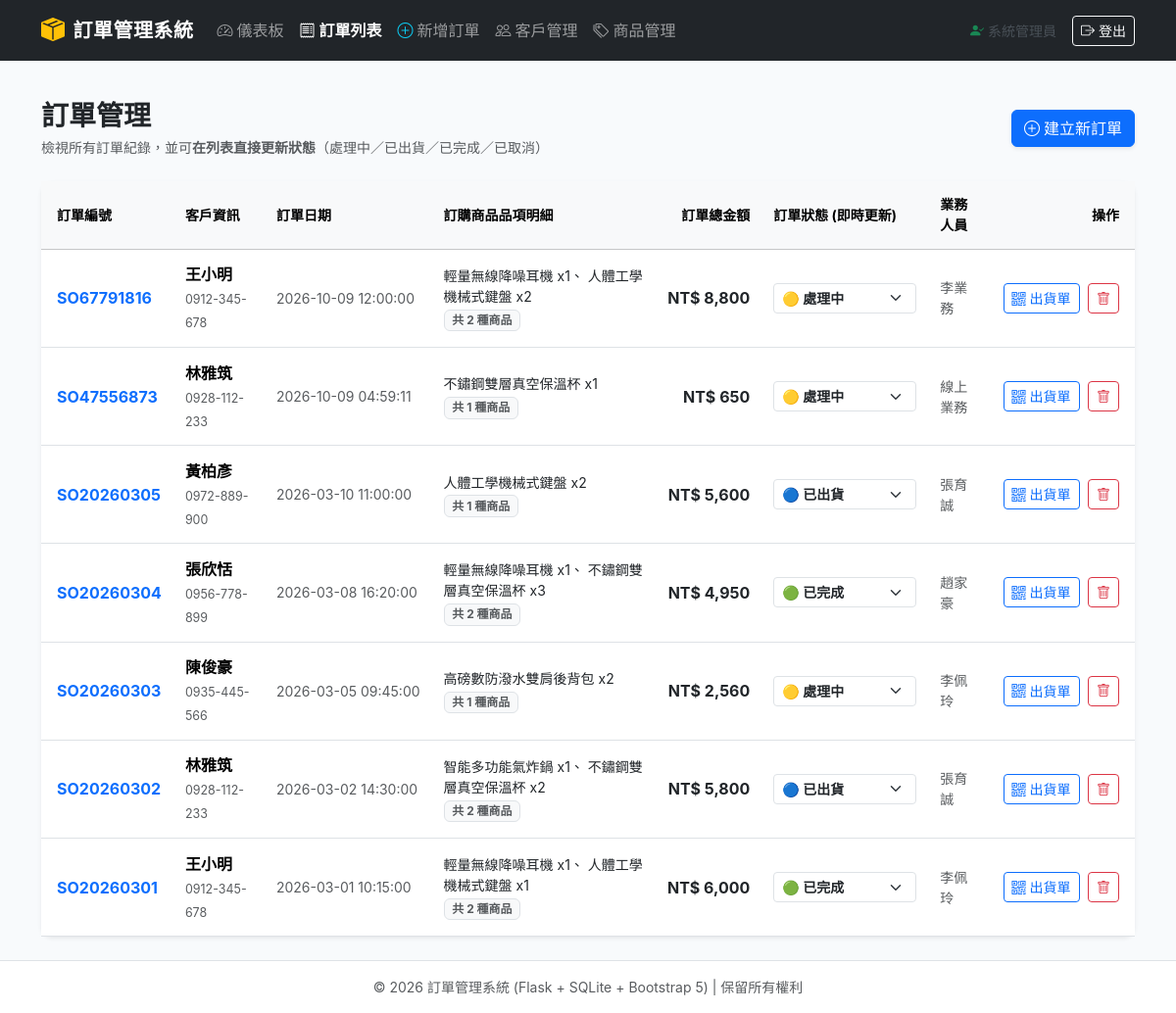
Screenshot of /orders (signed in) with the database file from the repository.
### tables this page shows
CREATE TABLE orders (
        order_id     TEXT PRIMARY KEY CHECK (order_id GLOB 'SO[0-9]*' AND length(order_id) >= 3),
        customer_id  TEXT NOT NULL,
        order_date   TEXT NOT NULL,
        status       TEXT NOT NULL CHECK (status IN ('處理中', '已出貨', '已完成', '已取消')),
        sales_rep    TEXT,
        FOREIGN KEY (customer_id) REFERENCES customer(customer_id)
            ON UPDATE CASCADE ON DELETE RESTRICT
    );

### app.py (the view)
@app.route("/orders")
@admin_required
def orders():
    conn = get_db()
    cursor = conn.cursor()
    cursor.execute("""
    SELECT o.order_id, o.customer_id, c.name AS customer_name, c.phone AS customer_phone,
           o.order_date, o.status, o.sales_rep,
           COALESCE(SUM(oi.quantity * oi.unit_price), 0) AS total_amount,
           COUNT(oi.product_id) AS item_count,
           GROUP_CONCAT(p.name || ' x' || oi.quantity, '、 ') AS items_summary
    FROM orders o
    JOIN customer c ON o.customer_id = c.customer_id
    LEFT JOIN order_item oi ON o.order_id = oi.order_id
    LEFT JOIN product p ON oi.product_id = p.product_id
    GROUP BY o.order_id
    ORDER BY o.order_date DESC;
    """)
    order_list = cursor.fetchall()
    conn.close()
    return render_template("orders.html", orders=order_list)

### app.py (called while the page is built)
def get_db():
    conn = sqlite3.connect(DB_PATH)
    conn.row_factory = sqlite3.Row
    conn.execute("PRAGMA foreign_keys = ON;")
    return conn

def admin_required(view):
    @functools.wraps(view)
    def wrapped_view(**kwargs):
        if not session.get("logged_in"):
            flash("請先登入管理員帳號以存取後台管理功能。", "warning")
            return redirect(url_for("login", next=request.path))
        if session.get("role") != "admin":
            flash("權限不足：您目前的身份非系統管理員，無法進入後台！", "danger")
            return redirect(url_for("login"))
        return view(**kwargs)
    return wrapped_view

### templates/orders.html (shortened to what this page needs)
{% extends "base.html" %}
{% block content %}
<div class="d-flex flex-wrap justify-content-between align-items-center mb-4 gap-2">
    <div>
        <h3 class="fw-bold text-dark mb-1">訂單管理</h3>
        <p class="text-muted small mb-0">檢視所有訂單紀錄，並可<strong>在列表直接更新狀態</strong>（處理中／已出貨／已完成／已取消）</p>
    </div>
    <a href="{{ url_for('order_new') }}" class="btn btn-primary shadow-sm">
        <i class="bi bi-plus-circle me-1"></i>建立新訂單
    </a>
</div>
<div class="position-fixed bottom-0 end-0 p-3" style="z-index: 1080;">
</div>
<div class="card shadow-sm">
    <div class="card-body p-0">
        <div class="table-responsive">
            <table class="table table-hover align-middle mb-0">
                <thead class="table-light small text-muted">
                    <tr>
                        <th class="ps-3">訂單編號</th>
                        <th>客戶資訊</th>
                        <th>訂單日期</th>
                        <th>訂購商品品項明細</th>
                        <th class="text-end">訂單總金額</th>
                        <th style="min-width: 170px;">訂單狀態 (即時更新)</th>
                        <th>業務人員</th>
                        <th class="text-end pe-3">操作</th>
                    </tr>
                </thead>
                <tbody>
                    {% for o in orders %}
                    <tr id="row-{{ o.order_id }}">
                        <td class="ps-3 fw-bold text-primary">
                            <a href="{{ url_for('order_detail', order_id=o.order_id) }}" class="text-decoration-none">
                                {{ o.order_id }}
                            </a>
                        </td>
                        <td>
                            <div class="fw-semibold">{{ o.customer_name }}</div>
                            <span class="text-muted extra-small" style="font-size: 0.78rem;">{{ o.customer_phone }}</span>
                        </td>
                        <td class="small text-muted text-nowrap">
                            {{ o.order_date }}
                        </td>
                        <td>
                            <div class="small text-dark" style="max-width: 280px;">
                                {{ o.items_summary or '無明細' }}
                            </div>
                            <span class="badge bg-light text-muted border extra-small">共 {{ o.item_count }} 種商品</span>
                        </td>
                        <td class="text-end fw-bold text-dark text-nowrap">
                            NT$ {{ "{:,.0f}".format(o.total_amount) }}
                        </td>
                        <td>
                            <div class="d-flex align-items-center gap-1">
                                <select class="form-select form-select-sm status-selector fw-semibold"
                                        data-order-id="{{ o.order_id }}"
                                        onchange="quickUpdateStatus('{{ o.order_id }}', this)">
                                    <option value="處理中" {% if o.status == '處理中' %}selected{% endif %}>🟡 處理中</option>
                                    <option value="已出貨" {% if o.status == '已出貨' %}selected{% endif %}>🔵 已出貨</option>
                                    <option value="已完成" {% if o.status == '已完成' %}selected{% endif %}>🟢 已完成</option>
                                </select>
                            </div>
                        </td>
                        <td class="small text-muted">{{ o.sales_rep or '-' }}</td>
                        <td class="text-end pe-3 text-nowrap">
                            <a href="{{ url_for('order_detail', order_id=o.order_id) }}" class="btn btn-sm btn-outline-primary me-1" title="專屬出貨單與 QR Code">
                                <i class="bi bi-qr-code me-1"></i>出貨單
                            </a>
                            <button type="button" class="btn btn-sm btn-outline-danger"
                                    onclick="confirmDelete('{{ o.order_id }}')">
                                <i class="bi bi-trash"></i>
                            </button>
                        </td>
                    </tr>
                    {% else %}
                    <tr>
                        <td colspan="8" class="text-center text-muted py-5">目前尚無訂單紀錄</td>
                    </tr>
                    {% endfor %}
                </tbody>
            </table>
        </div>
    </div>
</div>
{% endblock %}

### templates/base.html (style rules this page uses)
:root { --primary-color: #2c3e50; --accent-color: #3498db; --bg-light: #f8fafc; }
body { background-color: var(--bg-light); font-family: -apple-system, BlinkMacSystemFont, "Segoe UI", Roboto, "Helvetica Neue", Arial, "Noto Sans TC", sans-serif; min-height: 100vh; display: flex; flex-direction: column; }
.card { border: none; border-radius: 12px; box-shadow: 0 4px 16px rgba(0, 0, 0, 0.04); transition: all 0.2s ease; }
.table > :not(caption) > * > * { padding: 0.85rem 0.75rem; vertical-align: middle; }

### rows the page displays
orders: order_id "SO67791816", customer_name "王小明", customer_phone "0912-345-678", order_date "2026-10-09 12:00:00", items_summary "輕量無線降噪耳機 x1、 人體工學機械式鍵盤 x2", item_count "2", total_amount "8,800", status+order_id "🟡 處理中", sales_rep "李業務"
orders: order_id "SO47556873", customer_name "林雅筑", customer_phone "0928-112-233", order_date "2026-10-09 04:59:11", items_summary "不鏽鋼雙層真空保溫杯 x1", item_count "1", total_amount "650", status+order_id "🟡 處理中", sales_rep "線上業務"
orders: order_id "SO20260305", customer_name "黃柏彥", customer_phone "0972-889-900", order_date "2026-03-10 11:00:00", items_summary "人體工學機械式鍵盤 x2", item_count "1", total_amount "5,600", status+order_id "🔵 已出貨", sales_rep "張育誠"
orders: order_id "SO20260304", customer_name "張欣恬", customer_phone "0956-778-899", order_date "2026-03-08 16:20:00", items_summary "輕量無線降噪耳機 x1、 不鏽鋼雙層真空保溫杯 x3", item_count "2", total_amount "4,950", status+order_id "🟢 已完成", sales_rep "趙家豪"
orders: order_id "SO20260303", customer_name "陳俊豪", customer_phone "0935-445-566", order_date "2026-03-05 09:45:00", items_summary "高磅數防潑水雙肩後背包 x2", item_count "1", total_amount "2,560", status+order_id "🟡 處理中", sales_rep "李佩玲"
orders: order_id "SO20260302", customer_name "林雅筑", customer_phone "0928-112-233", order_date "2026-03-02 14:30:00", items_summary "智能多功能氣炸鍋 x1、 不鏽鋼雙層真空保溫杯 x2", item_count "2", total_amount "5,800", status+order_id "🔵 已出貨", sales_rep "張育誠"
orders: order_id "SO20260301", customer_name "王小明", customer_phone "0912-345-678", order_date "2026-03-01 10:15:00", items_summary "輕量無線降噪耳機 x1、 人體工學機械式鍵盤 x1", item_count "2", total_amount "6,000", status+order_id "🟢 已完成", sales_rep "李佩玲"

### other values shown
{{ session.get('display_name', '管理員') }} "系統管理員"
